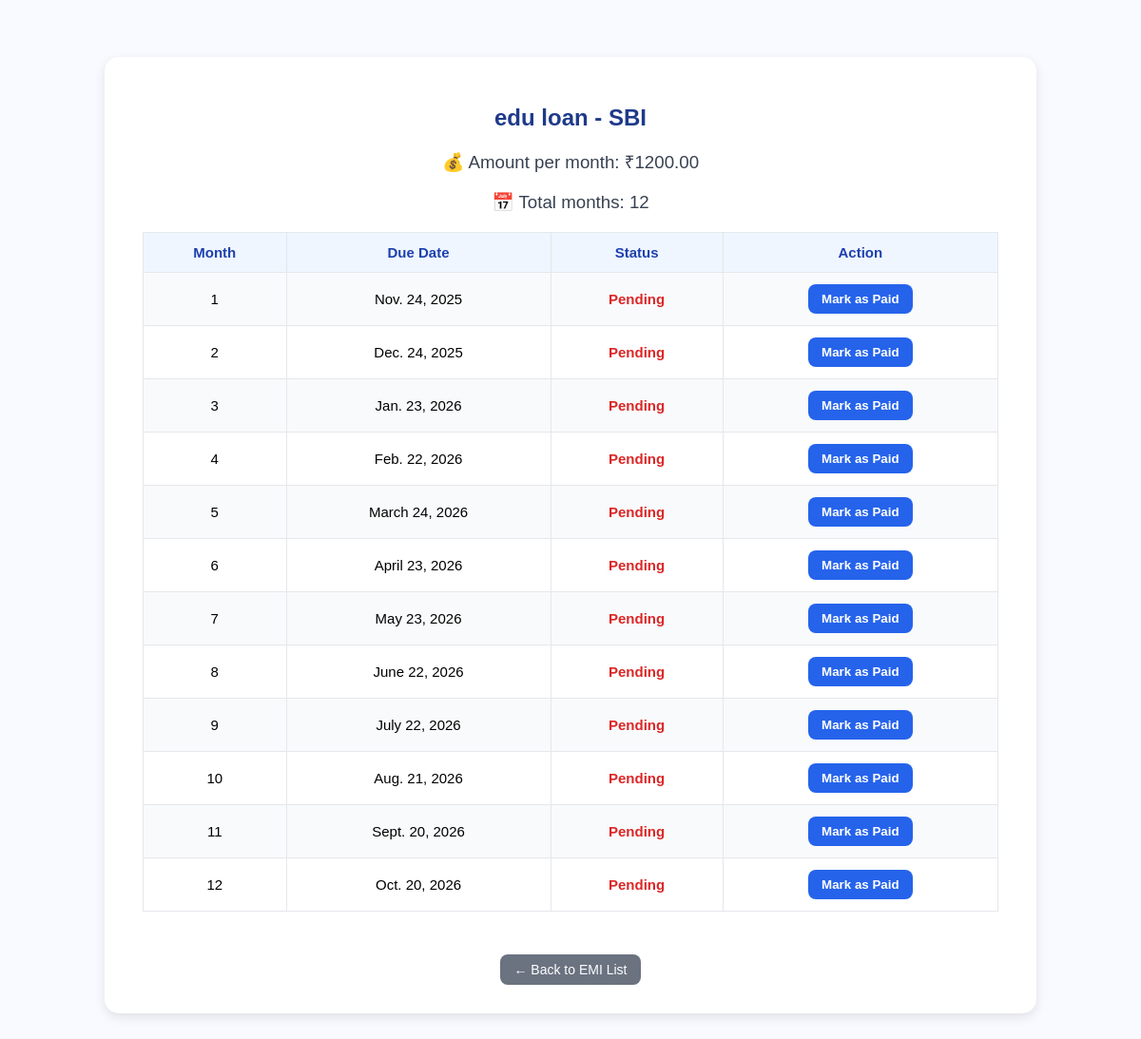
Screenshot of /emi/status/1/ with the database file from the repository.
### expensetrackerapp/models.py (models this page shows, shortened)
class EMIPlan(models.Model):
    title = models.CharField(max_length=100)
    amount_per_month = models.DecimalField(max_digits=10, decimal_places=2)
    months = models.IntegerField()
    bank = models.CharField(max_length=100)
    start_date = models.DateField(auto_now_add=True)

class EMIPayment(models.Model):
    plan = models.ForeignKey(EMIPlan, on_delete=models.CASCADE, related_name='payments')
    month_number = models.IntegerField()
    due_date = models.DateField()
    is_paid = models.BooleanField(default=False)

### expensetrackerapp/views.py (the view)
# urls.py: path('emi/status/<int:plan_id>/', views.emi_status, name='emi_status'),
def emi_status(request, plan_id):
    plan = EMIPlan.objects.get(id=plan_id)
    payments = plan.payments.all().order_by('month_number')
    return render(request, 'emi_status.html', {'plan': plan, 'payments': payments})

### templates/emi_status.html (shortened to what this page needs)
<!DOCTYPE html>
<html lang="en">
<head>
</head>
<body>
    <div class="container">
        <h2>{{ plan.title }} - {{ plan.bank }}</h2>
        <h3>💰 Amount per month: ₹{{ plan.amount_per_month }}</h3>
        <h3>📅 Total months: {{ plan.months }}</h3>
        <table>
            <tr>
                <th>Month</th>
                <th>Due Date</th>
                <th>Status</th>
                <th>Action</th>
            </tr>
            {% for p in payments %}
            <tr>
                <td>{{ p.month_number }}</td>
                <td>{{ p.due_date }}</td>
                <td class="{% if p.is_paid %}paid{% else %}pending{% endif %}">
                    {% if p.is_paid %}Paid{% else %}Pending{% endif %}
                </td>
                <td>
                    {% if not p.is_paid %}
                    <form action="{% url 'mark_paid' p.id %}" method="post" onsubmit="return confirmPayment('{{ p.month_number }}');">
                        <button type="submit">Mark as Paid</button>
                    </form>
                    {% else %}
                    ✅
                    {% endif %}
                </td>
            </tr>
            {% endfor %}
        </table>
        <div class="center">
            <a href="{% url 'emi_list' %}" class="back-btn">← Back to EMI List</a>
        </div>
    </div>
</body>
</html>

### templates/emi_status.html (style rules this page uses)
body { font-family: "Poppins", Arial, sans-serif; background-color: #f9faff; margin: 0; padding: 0; }
.container { width: 90%; max-width: 900px; margin: 60px auto; background: #fff; padding: 30px 40px; border-radius: 15px; box-shadow: 0 4px 12px rgba(0,0,0,0.1); }
h2 { text-align: center; color: #1e3a8a; margin-bottom: 10px; }
h3 { text-align: center; color: #374151; font-weight: 500; margin-bottom: 20px; }
table { width: 100%; border-collapse: collapse; margin: 20px 0; font-size: 15px; }
th, td { border: 1px solid #e5e7eb; padding: 12px; text-align: center; }
th { background-color: #eff6ff; color: #1e40af; font-weight: 600; }
tr:nth-child(even) { background-color: #f9fafb; }
.pending { color: #dc2626; font-weight: bold; }
button { background-color: #2563eb; color: white; border: none; padding: 8px 14px; border-radius: 8px; cursor: pointer; transition: background 0.2s; font-weight: 600; }
.back-btn { display: inline-block; margin-top: 25px; text-decoration: none; background: #6b7280; color: white; padding: 8px 14px; border-radius: 8px; font-size: 14px; font-weight: 500; transition: background 0.2s; }
.center { text-align: center; }

### rows the page displays
EMIPlan: title "edu loan", bank "SBI", amount_per_month "1200.00", months "12"
EMIPayment: month_number "1", due_date "Nov. 24, 2025", is_paid "Pending"
EMIPayment: month_number "2", due_date "Dec. 24, 2025", is_paid "Pending"
EMIPayment: month_number "3", due_date "Jan. 23, 2026", is_paid "Pending"
EMIPayment: month_number "4", due_date "Feb. 22, 2026", is_paid "Pending"
EMIPayment: month_number "5", due_date "March 24, 2026", is_paid "Pending"
EMIPayment: month_number "6", due_date "April 23, 2026", is_paid "Pending"
EMIPayment: month_number "7", due_date "May 23, 2026", is_paid "Pending"
EMIPayment: month_number "8", due_date "June 22, 2026", is_paid "Pending"
EMIPayment: month_number "9", due_date "July 22, 2026", is_paid "Pending"
EMIPayment: month_number "10", due_date "Aug. 21, 2026", is_paid "Pending"
EMIPayment: month_number "11", due_date "Sept. 20, 2026", is_paid "Pending"
EMIPayment: month_number "12", due_date "Oct. 20, 2026", is_paid "Pending"
